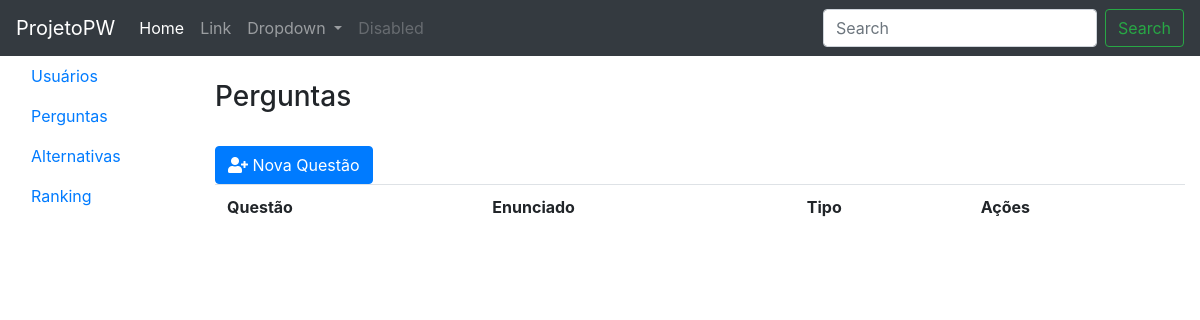
/perguntas.php, run on an earlier commit of the app's database.
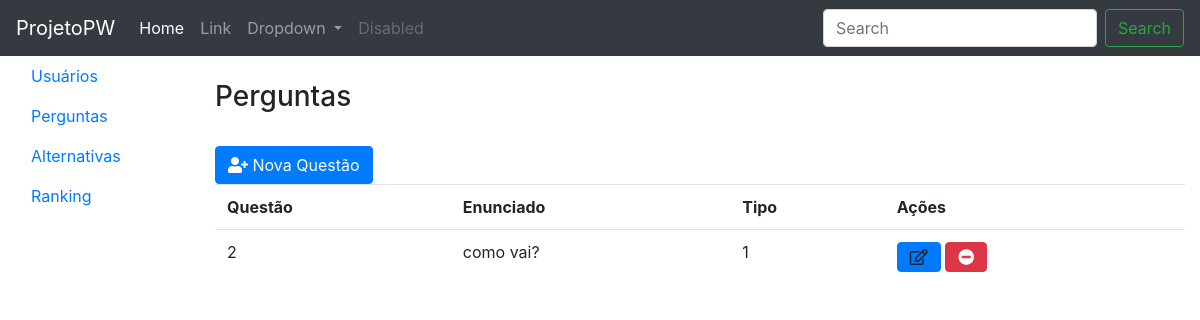
And on a later commit of the database.
### tables this page shows
CREATE TABLE `perguntas` (
  `questao` int(11) NOT NULL,
  `tipo` int(11) NOT NULL,
  `enunciado` varchar(800) NOT NULL
);

### perguntasDAO.php (called while the page is built, shortened)
<?php
class PerguntaDAO{
	private $con;
	function __construct(){
		$rs = $this->con = mysqli_connect("localhost:3306", "root", "etecia", "projetopw");
	}
	public function buscar(){
		$sql = "SELECT * FROM perguntas";
		$rs = $this->con->query($sql);
		$listaDePerguntas = array();
		while ($linha = $rs->fetch_object()){
			$listaDePerguntas[] = $linha;
		}
		return $listaDePerguntas;
	}
}
?>

### perguntas.php (the view, shortened to what this page needs)
<?php
include "perguntasDAO.php";
$perguntaDAO = new PerguntaDAO();
$lista = $perguntaDAO->buscar();
include "cabecalho.php";
include "menu.php";
?>
<!DOCTYPE html>
<html>
<head>
 <link rel="stylesheet" href="https://stackpath.bootstrapcdn.com/bootstrap/4.3.1/css/bootstrap.min.css"
>
 <link rel = "stylesheet" type = "text/css" href="css/all.min.css">
</head>
<body>
   <div class="col-10">
   <br>
    <h3>Perguntas</h3>
   <br>
    <button class = "btn btn-primary" data-toggle="modal" data-target="#modalnovo"><i class="fas fa-user-plus"></i>   Nova Questão</button>
    <table class = "table">
      <tr>
        <th>Questão</th>
        <th>Enunciado</th>
        <th>Tipo</th>
        <th>Ações</th>
      </tr>
      <?php
      foreach($lista as $pergunta): ?>
        <tr>
          <td><?= $pergunta->questao ?></td>
          <td><?= $pergunta->enunciado ?></td>
          <td><?= $pergunta->tipo ?></td>
          <td>
            <a type="button" class="btn btn-primary alterar-senha" data-toggle="modal" data-target="#modalsenha"  data-id="<?=$pergunta->questao?>"><i class="far fa-edit"></i></a>
            <a class = "btn btn-danger" href="perguntascontroller.php?acao=apagar&id=<?=$pergunta->questao?>"> <i class="fas fa-minus-circle"></i></a>
          </td>
        </tr>
      <?php endforeach ?>
    </table>
  </div>
</div>
</div>
</body>
    </html>

What changed in the data, as far as the page shows it:
added perguntas: questao "2", enunciado "como vai?", tipo "1"
